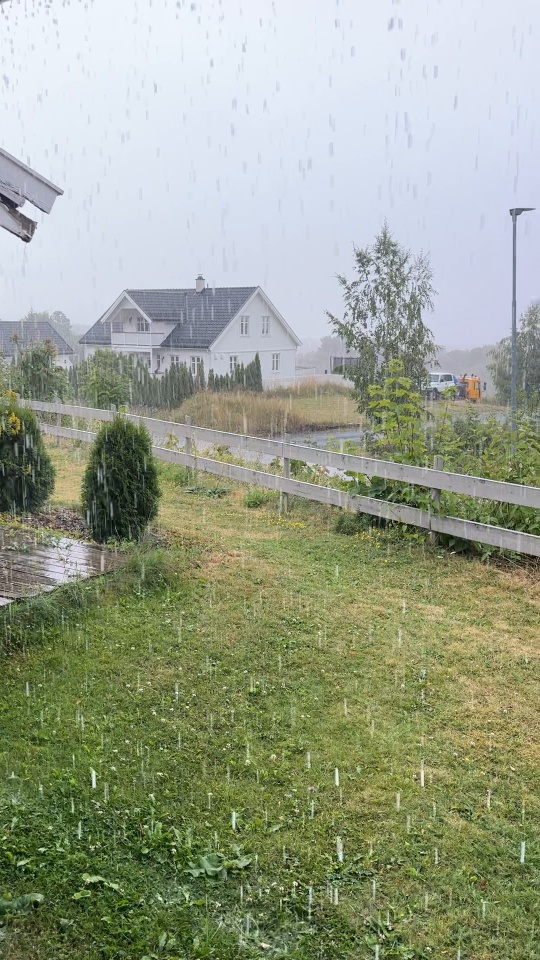
#> input picture lab04/data/rot_01.jpg, 540 x 960 px; its folder holds 4 pictures in this run
$ python panorama.py
#> lines starting #> are read from the running program, lines starting #| are printed output that depends on the picture
### lab04/src/utils.py
# common stuff: SIFT matching with the ratio test, reprojection error

import csv
import os

import cv2
import numpy as np

LAB = os.path.dirname(os.path.dirname(os.path.abspath(__file__)))
DATA = os.path.join(LAB, "data")
RESULTS = os.path.join(LAB, "results")
FIG = os.path.join(LAB, "figures")

os.makedirs(RESULTS, exist_ok=True)
os.makedirs(FIG, exist_ok=True)

sift = cv2.SIFT_create()
matcher = cv2.BFMatcher(cv2.NORM_L2)


def load(name):
#> called with name = 'rot_01.jpg'
    return cv2.imread(os.path.join(DATA, name))
#> returned value is the input picture: shape (960, 540, 3); mean B, G, R 138.9, 159.7, 152


def features(image):
    gray = cv2.cvtColor(image, cv2.COLOR_BGR2GRAY)
    return sift.detectAndCompute(gray, None)


def ratio_matches(desc1, desc2, t=0.7):
    # two nearest neighbours, keep the pair if the first is clearly closer than the second
    good = []
    for m, n in matcher.knnMatch(desc1, desc2, k=2):
        if m.distance < t * n.distance:
            good.append(m)
    return good


# [5 lines left out: function mutual_matches, not called in this run]


def match_points(kp1, kp2, matches):
    src = np.float32([kp1[m.queryIdx].pt for m in matches])
    dst = np.float32([kp2[m.trainIdx].pt for m in matches])
    return src, dst


def reprojection_error(H, src, dst):
    # distance between H * src and dst, per point
    moved = cv2.perspectiveTransform(src.reshape(-1, 1, 2), H).reshape(-1, 2)
    return np.linalg.norm(moved - dst, axis=1)


# [5 lines left out: function save_csv, not called in this run]

### lab04/src/panorama.py
# Lab 4, parts D and E: panorama from a series of frames, and the cases where it breaks

import os

import cv2
import numpy as np

from utils import FIG, features, load, match_points, ratio_matches, reprojection_error, save_csv

np.random.seed(42)
TAU = 3


def pair_homography(img_a, img_b):
    # H maps points of img_a into img_b
    kp_a, d_a = features(img_a)
    kp_b, d_b = features(img_b)
    matches = ratio_matches(d_a, d_b, 0.8)
    src, dst = match_points(kp_a, kp_b, matches)
    H, mask = cv2.findHomography(src, dst, cv2.RANSAC, TAU)
    inl = mask.ravel().astype(bool)
    err = reprojection_error(H, src, dst)[inl].mean()
    return H, len(matches), inl.sum(), err


def stitch(names, tag):
    images = [load(n) for n in names]
#> call 2 of load, with name = 'rot_02.jpg'
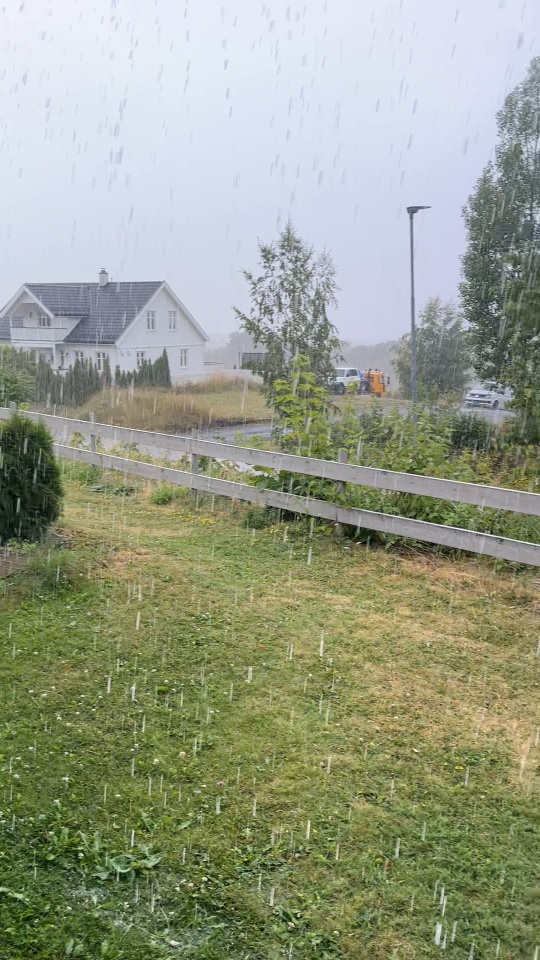
#> input picture lab04/data/rot_02.jpg, 540 x 960 px
#> in load, returned value is the input picture: shape (960, 540, 3); mean B, G, R 135.5, 156.4, 150.3
#> call 3 of load, with name = 'rot_03.jpg'
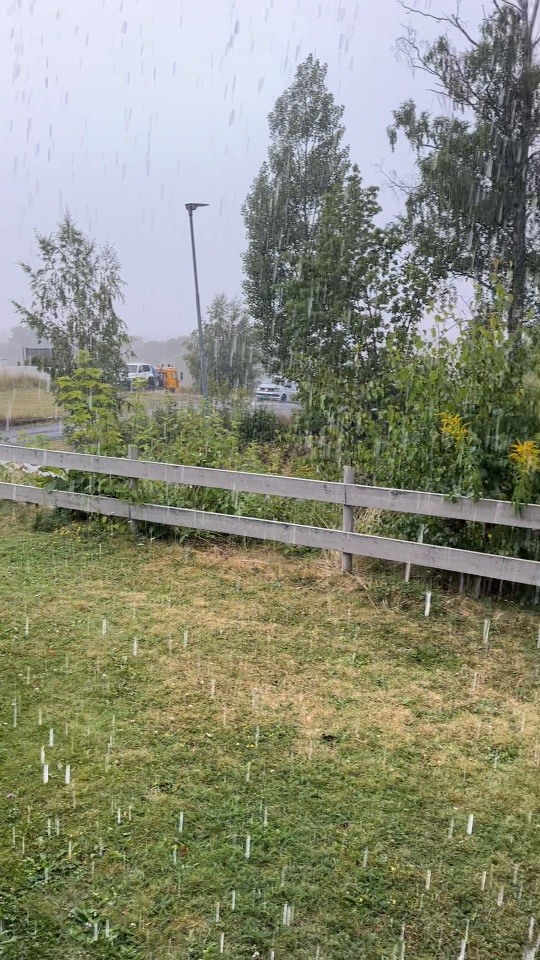
#> input picture lab04/data/rot_03.jpg, 540 x 960 px
#> in load, returned value is the input picture: shape (960, 540, 3); mean B, G, R 119.9, 139.6, 137.1
#> call 4 of load, with name = 'rot_04.jpg'
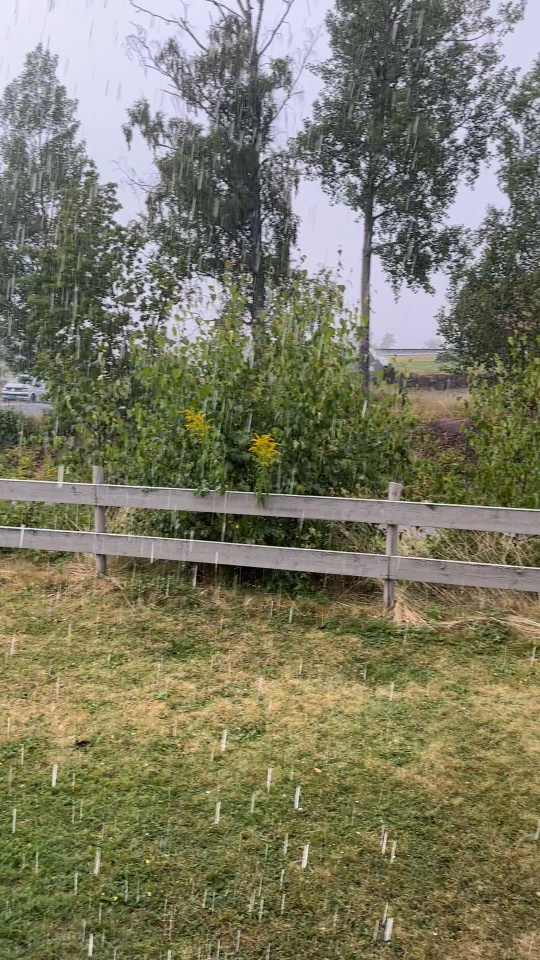
#> input picture lab04/data/rot_04.jpg, 540 x 960 px
#> in load, returned value is the input picture: shape (960, 540, 3); mean B, G, R 99.2, 121.6, 123.2
#> images = 5 items
    h, w = images[0].shape[:2]
#> h = 960; w = 540
    n = len(images)
#> n = 5
    center = n // 2
#> center = 2

    # Step 13. Homographies of neighbours, then chain them to the central frame
    pair = {}
    rows = []
    for i in range(n - 1):
        H, cand, inl, err = pair_homography(images[i], images[i + 1])
        pair[i] = H   # frame i -> frame i+1
        rows.append([names[i], names[i + 1], cand, inl, round(err, 3)])
        print(f"  {names[i]} -> {names[i + 1]}: {cand} candidates, {inl} inliers, error {err:.2f} px")
#> this loop made 4 passes
#> (matches in pair_homography, err, cand, inl) on passes 1 to 3: (717 matches, 0.885, 717, 661), (692 matches, 1.26, 692, 560), (744 matches, 1.23, 744, 409)
#|   rot_01.jpg -> rot_02.jpg: 717 candidates, 661 inliers, error 0.88 px
#|   rot_02.jpg -> rot_03.jpg: 692 candidates, 560 inliers, error 1.26 px
#|   rot_03.jpg -> rot_04.jpg: 744 candidates, 409 inliers, error 1.23 px
#> pass 1, in features, `gray = cv2.cvtColor(image, cv2.COLOR_BGR2GRAY)`:
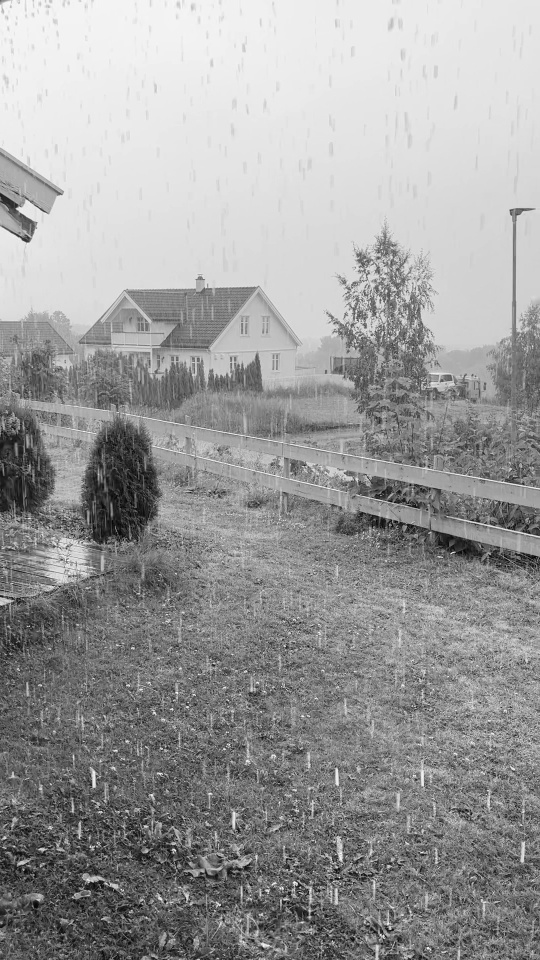
#> gray: shape (960, 540); min 3, max 252, mean 155
#> pass 1, in features (call 2), `gray = cv2.cvtColor(image, cv2.COLOR_BGR2GRAY)`:
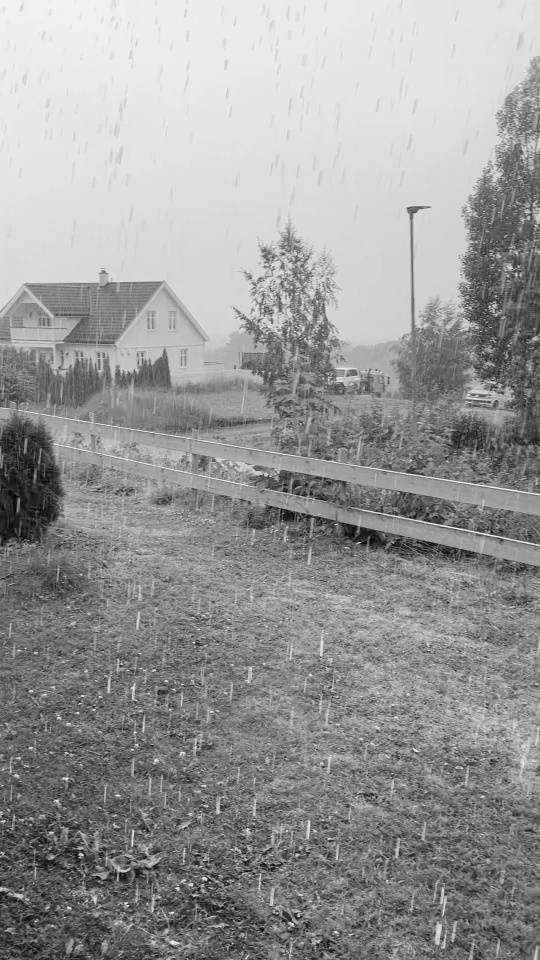
#> gray: shape (960, 540); min 2, max 250, mean 152.2
#> pass 2, in features (call 4), `gray = cv2.cvtColor(image, cv2.COLOR_BGR2GRAY)`:
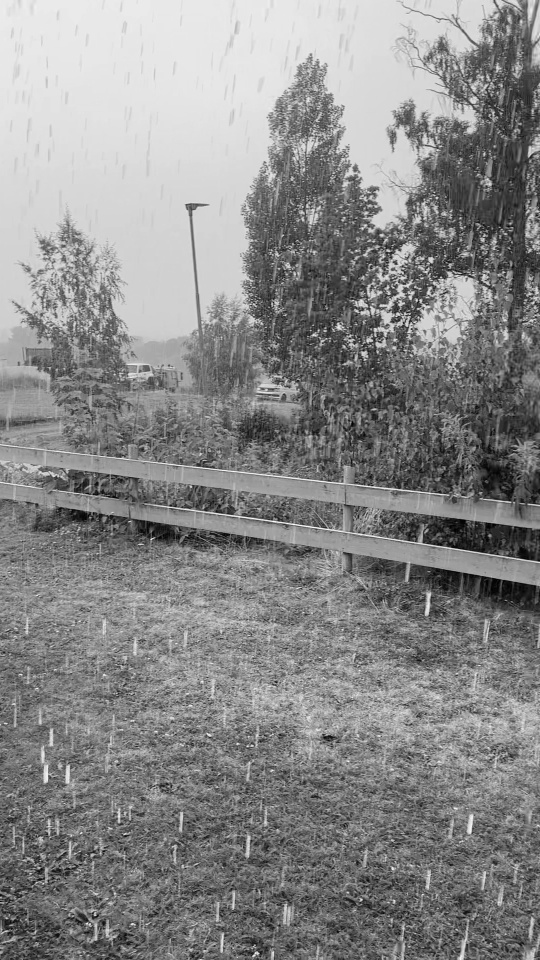
#> gray: shape (960, 540); min 1, max 254, mean 136.6
#> pass 3, in features (call 6), `gray = cv2.cvtColor(image, cv2.COLOR_BGR2GRAY)`:
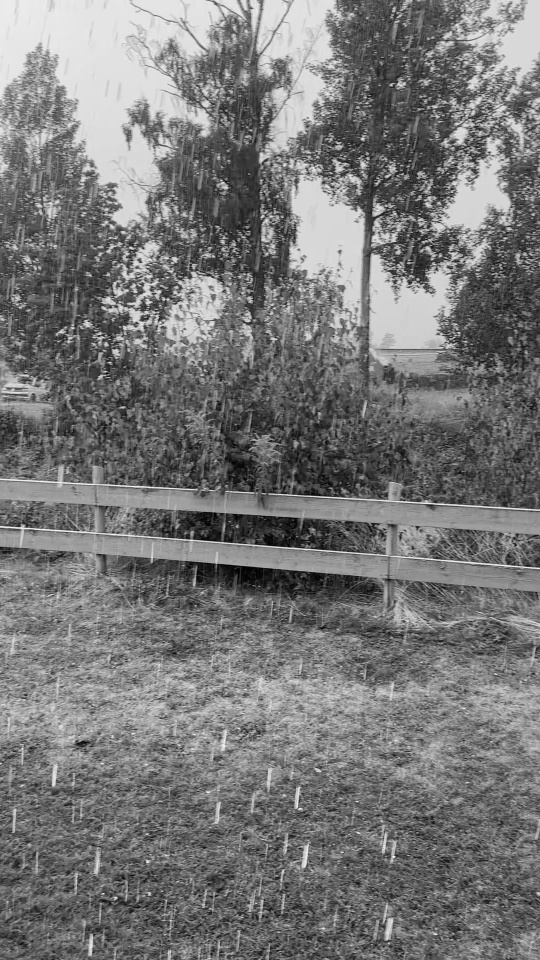
#> gray: shape (960, 540); min 0, max 250, mean 119.6
#> after the loop, pair = {0: [[1.09, 0.00744, -112.1], [0.0528, 1.06, -22.47], [0.00016, 6.99e-06, 1]], 1: [[1.23, 0.0227, -277.7], [0.127, 1.19, -62], [0.000379, 5.1e-05, 1]], 2: [[1.23, 0.019, -323.8], [0.126, 1.19, -56.42], [0.000413, 2.98e-05, 1]]}; rows = [['rot_01.jpg', 'rot_02.jpg', 717, 661, 0.885], ['rot_02.jpg', 'rot_03.jpg', 692, 560, 1.26], ['rot_03.jpg', 'rot_04.jpg', 744, 409, 1.23]]

    to_center = [np.eye(3) for _ in range(n)]
    for i in range(center - 1, -1, -1):          # frames left of the center: i -> i+1 -> ... -> center
        to_center[i] = to_center[i + 1] @ pair[i]
    for i in range(center + 1, n):                # frames right of the center: i -> i-1 -> ... -> center
        to_center[i] = to_center[i - 1] @ np.linalg.inv(pair[i - 1])

    # Step 14. Canvas size from the moved corners of every frame
    corners = np.float32([[0, 0], [w, 0], [w, h], [0, h]]).reshape(-1, 1, 2)
    moved = np.vstack([cv2.perspectiveTransform(corners, H) for H in to_center]).reshape(-1, 2)
    x_min, y_min = np.floor(moved.min(axis=0)).astype(int)
    x_max, y_max = np.ceil(moved.max(axis=0)).astype(int)
    offset = np.array([[1, 0, -x_min], [0, 1, -y_min], [0, 0, 1]], dtype=np.float64)
    size = (x_max - x_min, y_max - y_min)
    print(f"  canvas {size[0]} x {size[1]}")

    # Step 15. Warp every frame and blend with weights that go to zero at the frame border,
    # this gives a linear transition in the overlap
    canvas = np.zeros((size[1], size[0], 3), dtype=np.float32)
    weight_sum = np.zeros((size[1], size[0]), dtype=np.float32)
    yy, xx = np.mgrid[0:h, 0:w]
    frame_weight = np.minimum(np.minimum(xx, w - 1 - xx), np.minimum(yy, h - 1 - yy)).astype(np.float32) + 1
    for img, H in zip(images, to_center):
        warped = cv2.warpPerspective(img.astype(np.float32), offset @ H, size)
        wgt = cv2.warpPerspective(frame_weight, offset @ H, size)
        canvas += warped * wgt[:, :, None]
        weight_sum += wgt
    canvas = canvas / np.maximum(weight_sum, 1e-6)[:, :, None]
    cv2.imwrite(os.path.join(FIG, f"panorama_{tag}.jpg"), canvas.astype(np.uint8))

    # Step 16. Quality: mean error on the inliers over all pairs
    mean_err = np.mean([r[4] for r in rows])
    print(f"  mean reprojection error over the pairs: {mean_err:.3f} px")
    save_csv(f"panorama_{tag}.csv", ["frame a", "frame b", "candidates", "inliers", "mean error on inliers, px"],
             rows + [["all pairs", "", "", "", round(mean_err, 3)]])
    return mean_err


# Part D. Pure rotation of the camera, 5 frames
print("panorama from the rotation frames")
#> (the run stopped early here; a loop or call above may not have finished)
